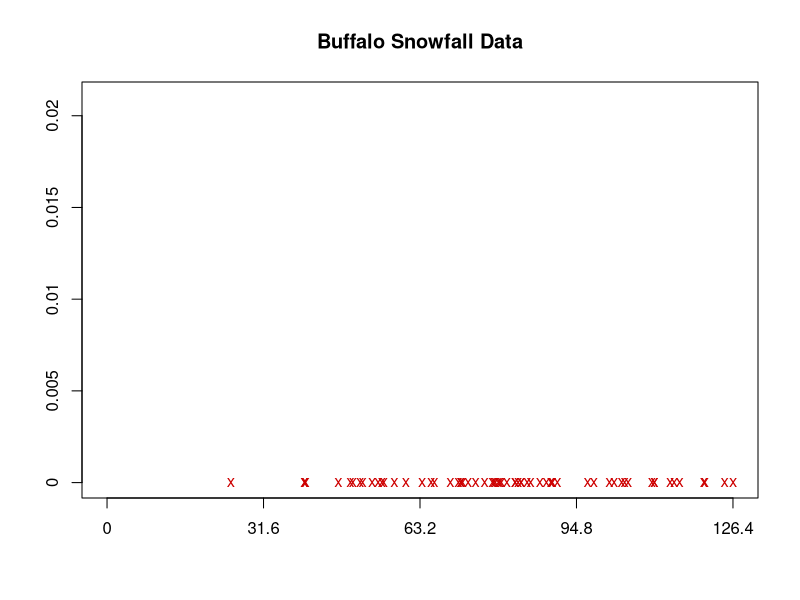

Write R code to recreate this figure.

# clear variables and close windows
rm(list = ls(all = TRUE))
graphics.off()

# load data
x = read.table("buffa.dat")
x = cbind(x, (matrix(0, nrow(x), 1)))

# plot
plot(x, axes = F, frame = T, ylim = c(0, 0.021), xlim = c(0, 126.4), pch = "x", col = "red3", 
    xlab = "", ylab = "", main = "Buffalo Snowfall Data")
axis(1, seq(0, max(x[, 1]), length = 5), round(seq(0, max(x[, 1]), length = 5), 2))
axis(2, seq(0, 0.021, 0.005), seq(0, 0.021, 0.005))
